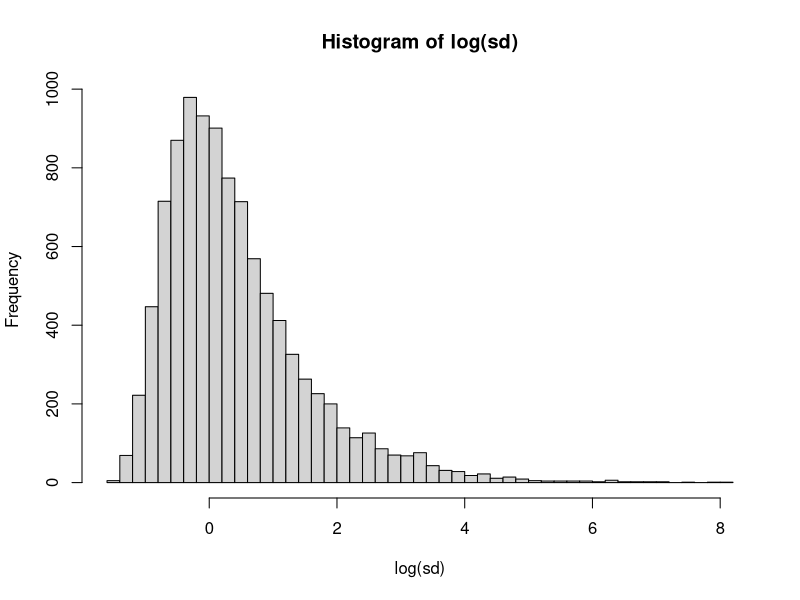
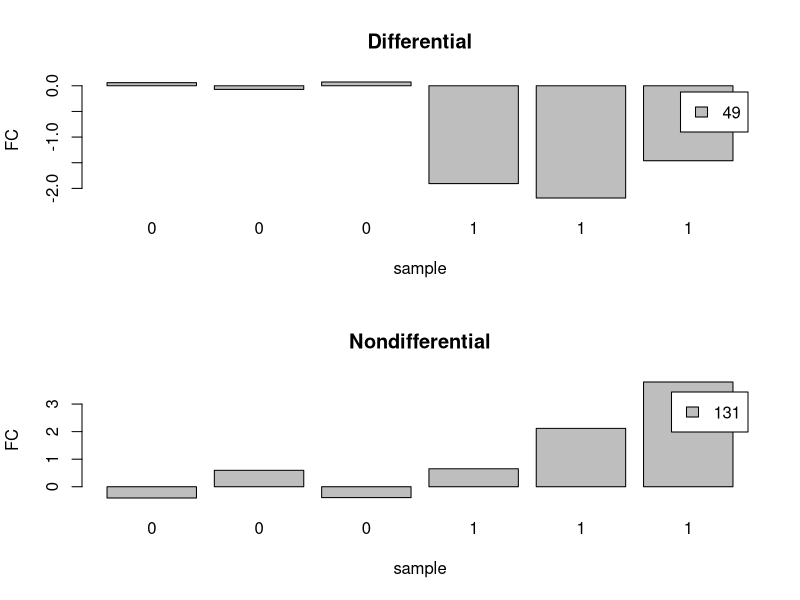
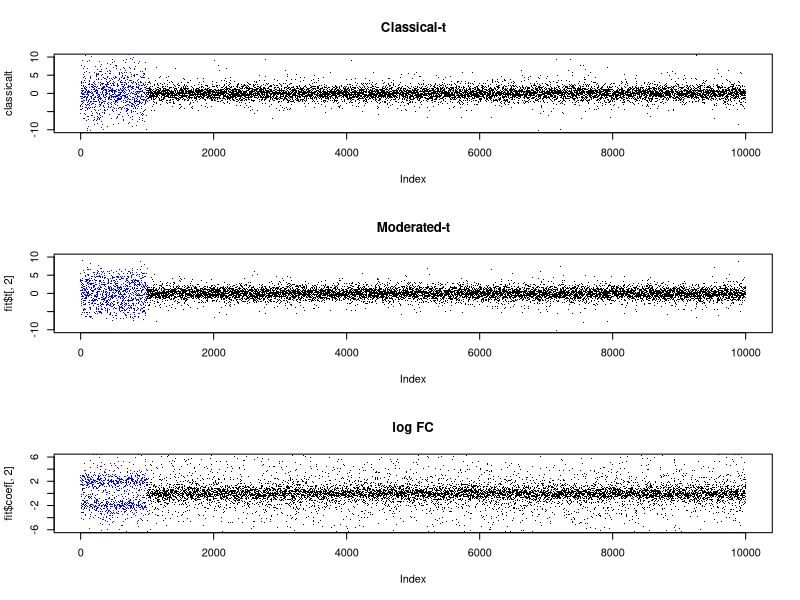
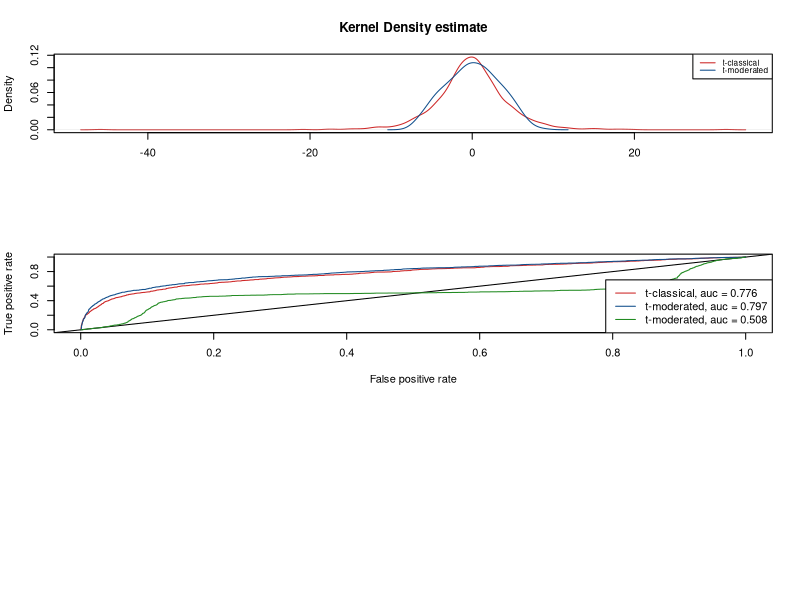

Recreate these plots in R, in order.
## ---- chunk 1
library("limma")
## ---- chunk 2
nGenes <- 10000                   # number of "features"
nSamples <- 6                     # number of samples (split equal in 2 groups)
pDiff <- .1                       # percent of genes "differential 
grp <- rep(0:1,each=nSamples/2)   # dummy variable for exp. group
trueFC <- 2                       # log-fold-change of truly DE

d0 <- 1
s0 <- 0.8
sd <- s0*sqrt(d0/rchisq(nGenes,df=d0))  # dist'n of s.d.
## ---- chunk 3
#hist(sd[sd < (0.9*max(sd))], breaks = 20)
hist(log(sd), breaks = 50)
## ---- chunk 4
y <- matrix(rnorm(nGenes*nSamples,sd=sd),
            nr=nGenes,nc=nSamples)
## ---- chunk 5
indD <- 1:floor(pDiff*nGenes)
diff <- sample(c(-1,1),max(indD),replace=TRUE)*trueFC
y[indD,grp==1] <- y[indD,grp==1] + diff
## ---- chunk 6
down_tf <- rep(FALSE, nrow(y))
up_tf <- rep(FALSE, nrow(y))
twosided_tf <- rep(FALSE, nrow(y))

#for (row in 1: nrow(y)){ # do it only where differential expression expected
for (row in 1: length(indD)){
  x0 <- y[row, grp == 0]
  x1 <- y[row, grp == 1]
  res_up <- t.test(x0, x1, alternative = "greater")$p.value
  res_down <- t.test(x0, x1, alternative = "less")$p.value
  res_twosided <- t.test(x0, x1, alternative = "two.sided")$p.value 
  
  if (res_down < .01){
    down_tf[row] <- TRUE
  }
  if (res_up < .01){
    up_tf[row] <- TRUE
  }
  if (res_twosided < .01){
    twosided_tf[row] <- TRUE
  }
}
## ---- chunk 7
upregulated <- y[up_tf, ]
downregulated <- y[down_tf, ]
differential <- y[twosided_tf, ]
nondifferential <- y[indD, ][! twosided_tf[indD], ]
## ---- chunk 8
# Note for myself: https://plot.ly/r/parallel-coordinates-plot/

gene_ids <- sample(nrow(differential), 1)
diff_sample <- differential[gene_ids, ]
par(mfrow = c(2, 1))
barplot(diff_sample, ylab = "FC", xlab = "sample", axes = TRUE, legend.text = gene_ids, names.arg = grp, main = "Differential")


gene_ids <- sample(nrow(nondifferential), 1)
nondiff_sample <- nondifferential[gene_ids, ]
barplot(nondiff_sample, ylab = "FC", xlab = "sample", axes = TRUE, legend.text = gene_ids, names.arg = grp, main = "Nondifferential")

## ---- chunk 9
design <- model.matrix(~grp)
## ---- chunk 10
fit <- limma::lmFit(y,design)
fit <- limma::eBayes(fit, robust = TRUE)
## ---- chunk 11
classicalt <- vector(mode = "numeric", length = nrow(y))
classicalt_res <- list()
data <- list()
for (row in 1: nrow(y)){
  x0 <- y[row, grp == 0]
  x1 <- y[row, grp == 1]
  classicalt[row] <- t.test(x0, x1, alternative = "two.sided")$statistic
  classicalt_res <- append(classicalt_res, list(t.test(x0, x1, alternative = "two.sided")))
}
## ---- chunk 12
cols <- rep("black",nrow(y))
cols[indD] <- "blue"

par(mfrow=c(3,1))
plot( classicalt, col=cols, ylim=c(-10,10), pch=".", main="Classical-t" )
plot( fit$t[,2], col=cols, ylim=c(-10,10), pch=".", main="Moderated-t" )
plot( fit$coef[,2], col=cols, ylim=c(-6,6), pch=".", main="log FC" )
## ---- chunk 13
d1 <- density(classicalt[indD], bw ="SJ", kernel= "gauss", na.rm = TRUE)
d2 <- density(fit$t[indD,2], bw ="SJ", kernel= "gauss", na.rm = TRUE)
colors_t = c("firebrick3", "dodgerblue4")

#h1 <- hist(classicalt[indD], breaks = 20)
#h2 <- hist(fit$t[indD,2], breaks = 20)
#plot( h1, col=colors_t[1], xlim=c(-10,10), main = "Hist of t and t-moderated") 
#plot( h2, col=colors_t[2], xlim=c(-10,10), add=T)

plot( d1, col=colors_t[1], xlab = "", main = "Kernel Density estimate")
lines( d2, col=colors_t[2], xlab = "") 

legend("topright", legend = c("t-classical", "t-moderated"), col = colors_t, lwd = 1, cex = 0.75,y.intersp = 0.75, ncol = 1)
## ---- chunk 14
p_vals_class <- unlist(lapply(classicalt_res, function (x) x$p.value[[1]]))
p_vals_mod <- fit$p.value[, 2] # why second column?
fc_vals <- fit$coef[,2]
ground_truth <- rep(0, nrow(y))
ground_truth[1:max(indD)] <- rep(1, max(indD))
colors_roc = c("firebrick3", "dodgerblue4", "forestgreen")
## ---- chunk 15
library(ROCR)

samp_sizes <- seq(2*max(indD), nrow(y), by = 2*length(indD))
perf_class_container <- list()
perf_mod_container <- list()

for (it in 5){
  idxer <- rep(FALSE, nrow(y))
  samp_size <- samp_sizes[it]
  idxer[1: samp_size] <- rep(TRUE, samp_size)
  
  pred_class <- prediction(1 - p_vals_class[idxer], ground_truth[idxer])
  pred_mod <- prediction(1 - p_vals_mod[idxer], ground_truth[idxer])
  pred_fc <- prediction(fc_vals[idxer], ground_truth[idxer]*trueFC)
  
  perfc <- performance(pred_class, measure = "tpr", x.measure = "fpr")
  aucc <- performance(pred_class, measure = "auc")
  perfm <- performance(pred_mod, measure = "tpr", x.measure = "fpr")
  aucm <- performance(pred_mod, measure = "auc")
  perffc <-performance(pred_fc, measure = "tpr", x.measure = "fpr")
  aucfc <- performance(pred_fc, measure = "auc")
  
  #perfc <- sum((p_vals_class[idxer] > thresh)) / samp_size # TP
  #perfm <- sum((p_vals_mod[idxer] > thresh)) / samp_size # TP
  
  #perf_class_container <- append(perf_class_container, perfc)
  #perf_mod_container <- append(perf_mod_container, perfm)
  
  plot(perfc, col = colors_roc[1])
  abline(a=0, b= 1)
  plot(perfm, add = TRUE, col = colors_roc[2])
  plot(perffc, add = TRUE, col = colors_roc[3])
  
  leg1 <- sprintf("t-classical, auc = %1.3f", round(unlist(aucc@y.values), 3))
  leg2 <- sprintf("t-moderated, auc = %1.3f", round(unlist(aucm@y.values), 3))
  leg3 <- sprintf("t-moderated, auc = %1.3f", round(unlist(aucfc@y.values), 3))
  legend("bottomright", legend = c(leg1, leg2, leg3), col = colors_roc, lwd = 1, cex = 1,y.intersp = 1, ncol = 1)
}

#plot(samp_sizes[1:it], ylim = c(0.9, 1.1), perf_class_container, col = "red")
#points(samp_sizes[1:it], perf_mod_container, col = "blue")
